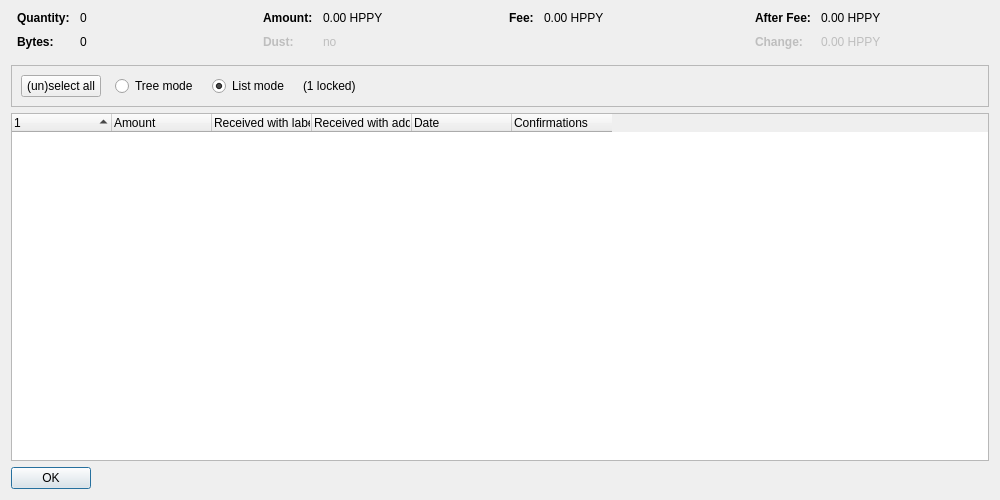
<?xml version="1.0" encoding="UTF-8"?>
<ui version="4.0">
 <class>CoinControlDialog</class>
 <widget class="QDialog" name="CoinControlDialog">
  <property name="geometry">
   <rect>
    <x>0</x>
    <y>0</y>
    <width>1000</width>
    <height>500</height>
   </rect>
  </property>
  <property name="windowTitle">
   <string>Coin Selection</string>
  </property>
  <layout class="QVBoxLayout" name="verticalLayout">
   <item>
    <layout class="QHBoxLayout" name="horizontalLayoutTop" stretch="0,0,0,0">
     <property name="topMargin">
      <number>0</number>
     </property>
     <property name="bottomMargin">
      <number>10</number>
     </property>
     <item>
      <layout class="QFormLayout" name="formLayoutCoinControl1">
       <property name="horizontalSpacing">
        <number>10</number>
       </property>
       <property name="verticalSpacing">
        <number>10</number>
       </property>
       <property name="leftMargin">
        <number>6</number>
       </property>
       <property name="rightMargin">
        <number>6</number>
       </property>
       <item row="0" column="0">
        <widget class="QLabel" name="labelCoinControlQuantityText">
         <property name="font">
          <font>
           <weight>75</weight>
           <bold>true</bold>
          </font>
         </property>
         <property name="text">
          <string>Quantity:</string>
         </property>
        </widget>
       </item>
       <item row="0" column="1">
        <widget class="QLabel" name="labelCoinControlQuantity">
         <property name="cursor">
          <cursorShape>IBeamCursor</cursorShape>
         </property>
         <property name="contextMenuPolicy">
          <enum>Qt::ActionsContextMenu</enum>
         </property>
         <property name="text">
          <string notr="true">0</string>
         </property>
         <property name="textInteractionFlags">
          <set>Qt::LinksAccessibleByMouse|Qt::TextSelectableByKeyboard|Qt::TextSelectableByMouse</set>
         </property>
        </widget>
       </item>
       <item row="1" column="0">
        <widget class="QLabel" name="labelCoinControlBytesText">
         <property name="font">
          <font>
           <weight>75</weight>
           <bold>true</bold>
          </font>
         </property>
         <property name="text">
          <string>Bytes:</string>
         </property>
        </widget>
       </item>
       <item row="1" column="1">
        <widget class="QLabel" name="labelCoinControlBytes">
         <property name="cursor">
          <cursorShape>IBeamCursor</cursorShape>
         </property>
         <property name="contextMenuPolicy">
          <enum>Qt::ActionsContextMenu</enum>
         </property>
         <property name="text">
          <string notr="true">0</string>
         </property>
         <property name="textInteractionFlags">
          <set>Qt::LinksAccessibleByMouse|Qt::TextSelectableByKeyboard|Qt::TextSelectableByMouse</set>
         </property>
        </widget>
       </item>
      </layout>
     </item>
     <item>
      <layout class="QFormLayout" name="formLayoutCoinControl2">
       <property name="horizontalSpacing">
        <number>10</number>
       </property>
       <property name="verticalSpacing">
        <number>10</number>
       </property>
       <property name="leftMargin">
        <number>6</number>
       </property>
       <property name="rightMargin">
        <number>6</number>
       </property>
       <item row="0" column="0">
        <widget class="QLabel" name="labelCoinControlAmountText">
         <property name="font">
          <font>
           <weight>75</weight>
           <bold>true</bold>
          </font>
         </property>
         <property name="text">
          <string>Amount:</string>
         </property>
        </widget>
       </item>
       <item row="0" column="1">
        <widget class="QLabel" name="labelCoinControlAmount">
         <property name="cursor">
          <cursorShape>IBeamCursor</cursorShape>
         </property>
         <property name="contextMenuPolicy">
          <enum>Qt::ActionsContextMenu</enum>
         </property>
         <property name="text">
          <string notr="true">0.00 HPPY</string>
         </property>
         <property name="textInteractionFlags">
          <set>Qt::LinksAccessibleByMouse|Qt::TextSelectableByKeyboard|Qt::TextSelectableByMouse</set>
         </property>
        </widget>
       </item>
       <item row="1" column="0">
        <widget class="QLabel" name="labelCoinControlLowOutputText">
         <property name="enabled">
          <bool>false</bool>
         </property>
         <property name="font">
          <font>
           <weight>75</weight>
           <bold>true</bold>
          </font>
         </property>
         <property name="text">
          <string>Dust:</string>
         </property>
        </widget>
       </item>
       <item row="1" column="1">
        <widget class="QLabel" name="labelCoinControlLowOutput">
         <property name="enabled">
          <bool>false</bool>
         </property>
         <property name="cursor">
          <cursorShape>IBeamCursor</cursorShape>
         </property>
         <property name="contextMenuPolicy">
          <enum>Qt::ActionsContextMenu</enum>
         </property>
         <property name="text">
          <string notr="true">no</string>
         </property>
         <property name="textInteractionFlags">
          <set>Qt::LinksAccessibleByMouse|Qt::TextSelectableByKeyboard|Qt::TextSelectableByMouse</set>
         </property>
        </widget>
       </item>
      </layout>
     </item>
     <item>
      <layout class="QFormLayout" name="formLayoutCoinControl3">
       <property name="horizontalSpacing">
        <number>10</number>
       </property>
       <property name="verticalSpacing">
        <number>10</number>
       </property>
       <property name="leftMargin">
        <number>6</number>
       </property>
       <property name="rightMargin">
        <number>6</number>
       </property>
       <item row="0" column="0">
        <widget class="QLabel" name="labelCoinControlFeeText">
         <property name="font">
          <font>
           <weight>75</weight>
           <bold>true</bold>
          </font>
         </property>
         <property name="text">
          <string>Fee:</string>
         </property>
        </widget>
       </item>
       <item row="0" column="1">
        <widget class="QLabel" name="labelCoinControlFee">
         <property name="cursor">
          <cursorShape>IBeamCursor</cursorShape>
         </property>
         <property name="contextMenuPolicy">
          <enum>Qt::ActionsContextMenu</enum>
         </property>
         <property name="text">
          <string notr="true">0.00 HPPY</string>
         </property>
         <property name="textInteractionFlags">
          <set>Qt::LinksAccessibleByMouse|Qt::TextSelectableByKeyboard|Qt::TextSelectableByMouse</set>
         </property>
        </widget>
       </item>
      </layout>
     </item>
     <item>
      <layout class="QFormLayout" name="formLayoutCoinControl4">
       <property name="horizontalSpacing">
        <number>10</number>
       </property>
       <property name="verticalSpacing">
        <number>10</number>
       </property>
       <property name="leftMargin">
        <number>6</number>
       </property>
       <property name="rightMargin">
        <number>6</number>
       </property>
       <item row="0" column="0">
        <widget class="QLabel" name="labelCoinControlAfterFeeText">
         <property name="font">
          <font>
           <weight>75</weight>
           <bold>true</bold>
          </font>
         </property>
         <property name="text">
          <string>After Fee:</string>
         </property>
        </widget>
       </item>
       <item row="0" column="1">
        <widget class="QLabel" name="labelCoinControlAfterFee">
         <property name="cursor">
          <cursorShape>IBeamCursor</cursorShape>
         </property>
         <property name="contextMenuPolicy">
          <enum>Qt::ActionsContextMenu</enum>
         </property>
         <property name="text">
          <string notr="true">0.00 HPPY</string>
         </property>
         <property name="textInteractionFlags">
          <set>Qt::LinksAccessibleByMouse|Qt::TextSelectableByKeyboard|Qt::TextSelectableByMouse</set>
         </property>
        </widget>
       </item>
       <item row="1" column="0">
        <widget class="QLabel" name="labelCoinControlChangeText">
         <property name="enabled">
          <bool>false</bool>
         </property>
         <property name="font">
          <font>
           <weight>75</weight>
           <bold>true</bold>
          </font>
         </property>
         <property name="text">
          <string>Change:</string>
         </property>
        </widget>
       </item>
       <item row="1" column="1">
        <widget class="QLabel" name="labelCoinControlChange">
         <property name="enabled">
          <bool>false</bool>
         </property>
         <property name="cursor">
          <cursorShape>IBeamCursor</cursorShape>
         </property>
         <property name="contextMenuPolicy">
          <enum>Qt::ActionsContextMenu</enum>
         </property>
         <property name="text">
          <string notr="true">0.00 HPPY</string>
         </property>
         <property name="textInteractionFlags">
          <set>Qt::LinksAccessibleByMouse|Qt::TextSelectableByKeyboard|Qt::TextSelectableByMouse</set>
         </property>
        </widget>
       </item>
      </layout>
     </item>
    </layout>
   </item>
   <item>
    <widget class="QFrame" name="frame">
     <property name="minimumSize">
      <size>
       <width>0</width>
       <height>40</height>
      </size>
     </property>
     <property name="frameShape">
      <enum>QFrame::StyledPanel</enum>
     </property>
     <property name="frameShadow">
      <enum>QFrame::Sunken</enum>
     </property>
     <layout class="QHBoxLayout" name="horizontalLayout">
      <item>
       <layout class="QHBoxLayout" name="horizontalLayoutPanel" stretch="0,0,0,0,0">
        <property name="spacing">
         <number>14</number>
        </property>
        <item>
         <widget class="QPushButton" name="pushButtonSelectAll">
          <property name="sizePolicy">
           <sizepolicy hsizetype="Maximum" vsizetype="Fixed">
            <horstretch>0</horstretch>
            <verstretch>0</verstretch>
           </sizepolicy>
          </property>
          <property name="text">
           <string>(un)select all</string>
          </property>
          <property name="autoDefault">
           <bool>false</bool>
          </property>
         </widget>
        </item>
        <item>
         <widget class="QRadioButton" name="radioTreeMode">
          <property name="sizePolicy">
           <sizepolicy hsizetype="Maximum" vsizetype="Fixed">
            <horstretch>0</horstretch>
            <verstretch>0</verstretch>
           </sizepolicy>
          </property>
          <property name="text">
           <string>Tree mode</string>
          </property>
         </widget>
        </item>
        <item>
         <widget class="QRadioButton" name="radioListMode">
          <property name="sizePolicy">
           <sizepolicy hsizetype="Maximum" vsizetype="Fixed">
            <horstretch>0</horstretch>
            <verstretch>0</verstretch>
           </sizepolicy>
          </property>
          <property name="text">
           <string>List mode</string>
          </property>
          <property name="checked">
           <bool>true</bool>
          </property>
         </widget>
        </item>
        <item>
         <widget class="QLabel" name="labelLocked">
          <property name="text">
           <string notr="true">(1 locked)</string>
          </property>
         </widget>
        </item>
        <item>
         <spacer name="horizontalSpacer">
          <property name="orientation">
           <enum>Qt::Horizontal</enum>
          </property>
          <property name="sizeHint" stdset="0">
           <size>
            <width>40</width>
            <height>20</height>
           </size>
          </property>
         </spacer>
        </item>
       </layout>
      </item>
     </layout>
    </widget>
   </item>
   <item>
    <widget class="CoinControlTreeWidget" name="treeWidget">
     <property name="contextMenuPolicy">
      <enum>Qt::CustomContextMenu</enum>
     </property>
     <property name="sortingEnabled">
      <bool>false</bool>
     </property>
     <property name="columnCount">
      <number>6</number>
     </property>
     <attribute name="headerShowSortIndicator" stdset="0">
      <bool>true</bool>
     </attribute>
     <attribute name="headerStretchLastSection">
      <bool>false</bool>
     </attribute>
     <column>
      <property name="text">
       <string/>
      </property>
     </column>
     <column>
      <property name="text">
       <string>Amount</string>
      </property>
     </column>
     <column>
      <property name="text">
       <string>Received with label</string>
      </property>
     </column>
     <column>
      <property name="text">
       <string>Received with address</string>
      </property>
     </column>
     <column>
      <property name="text">
       <string>Date</string>
      </property>
     </column>
     <column>
      <property name="text">
       <string>Confirmations</string>
      </property>
      <property name="toolTip">
       <string>Confirmed</string>
      </property>
     </column>
     <column>
      <property name="text">
       <string/>
      </property>
     </column>
     <column>
      <property name="text">
       <string/>
      </property>
     </column>
     <column>
      <property name="text">
       <string/>
      </property>
     </column>
     <column>
      <property name="text">
       <string/>
      </property>
     </column>
    </widget>
   </item>
   <item>
    <widget class="QDialogButtonBox" name="buttonBox">
     <property name="sizePolicy">
      <sizepolicy hsizetype="Maximum" vsizetype="Fixed">
       <horstretch>0</horstretch>
       <verstretch>0</verstretch>
      </sizepolicy>
     </property>
     <property name="orientation">
      <enum>Qt::Horizontal</enum>
     </property>
     <property name="standardButtons">
      <set>QDialogButtonBox::Ok</set>
     </property>
    </widget>
   </item>
  </layout>
 </widget>
 <customwidgets>
  <customwidget>
   <class>CoinControlTreeWidget</class>
   <extends>QTreeWidget</extends>
   <header>qt/coincontroltreewidget.h</header>
  </customwidget>
 </customwidgets>
 <resources/>
 <connections/>
</ui>
